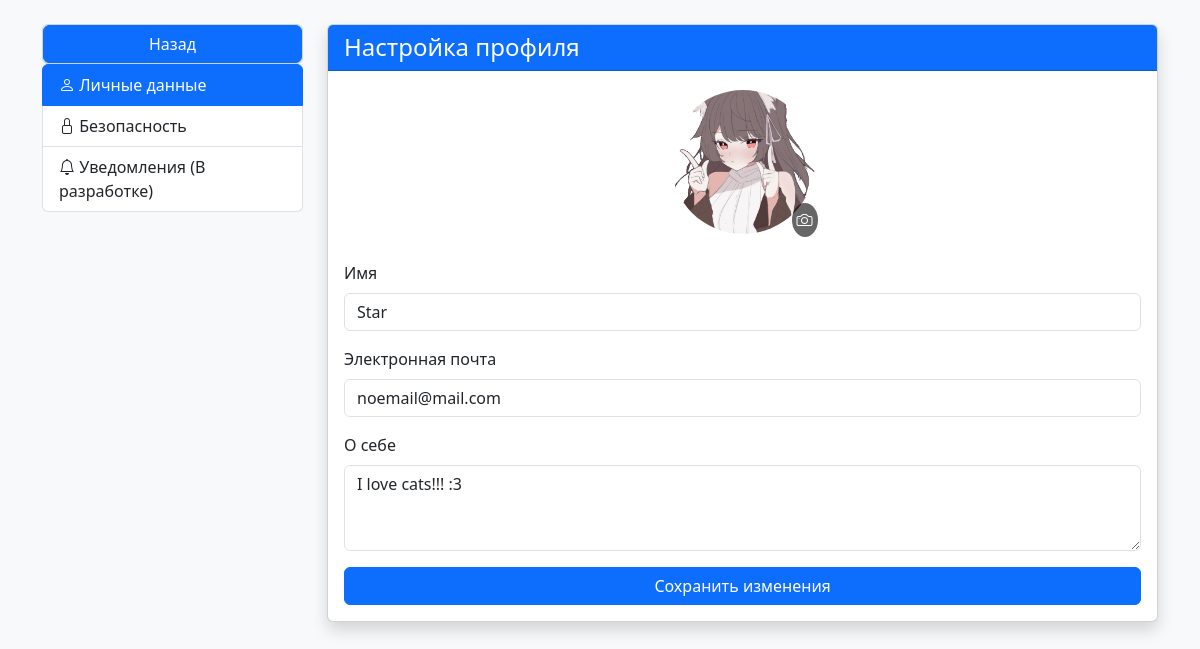
The page /profile (signed in) on the database its author committed.
### models.py (models this page shows, shortened)
class User(db.Model, UserMixin):
    id = db.Column(db.Integer, primary_key=True)
    username = db.Column(db.String(150), nullable=False, unique=True)
    password = db.Column(db.String(150), nullable=False)
    avatar_url = db.Column(db.String(150), nullable=False, default='uploads/default.png')
    email = db.Column(db.String(150), nullable=False, unique=True)
    created_at = db.Column(db.DateTime, default=datetime.utcnow)
    about = db.Column(db.String(500), nullable=True)
    email_notification = db.Column(db.Boolean, nullable=False, default=True)
    popup_notification = db.Column(db.Boolean, nullable=False, default=True)
    sms_notification = db.Column(db.Boolean, nullable=False, default=True)
    friends = db.relationship('User',
                              secondary='friendship',
                              primaryjoin=(id == Friendship.user1_id),
                              secondaryjoin=(id == Friendship.user2_id),
                              backref=db.backref('friends_of', lazy='dynamic'),
                              lazy='dynamic')

### blueprints/dashboard.py (the view)
@dashboard_bp.route('/profile')
@login_required
def profile():
    return render_template('profile.html', user=current_user)

### app.py (called while the page is built)
@login_manager.user_loader
def load_user(user_id):
    return User.query.get(int(user_id))

### templates/profile.html (shortened to what this page needs)
<!doctype html>
<html lang="ru">
  <head>
    <link href="https://cdn.jsdelivr.net/npm/bootstrap@5.3.0/dist/css/bootstrap.min.css" rel="stylesheet">
    <link rel="stylesheet" href="https://cdn.jsdelivr.net/npm/bootstrap-icons@1.10.5/font/bootstrap-icons.css">
  </head>
  <body>
    <div class="container py-4">
      <div class="row">
        <div class="col-md-3 mb-4">
        <div class="card">
            <a class="btn btn-primary" id="back-btn" href="{{ url_for('dashboard.dashboard') }}">Назад</a>
        </div>
          <div class="list-group" id="list-tab" role="tablist">
            <a class="list-group-item list-group-item-action active" id="list-personal-list" data-bs-toggle="list" href="#list-personal" role="tab">
              <i class="bi bi-person"></i> Личные данные
            </a>
            <a class="list-group-item list-group-item-action" id="list-security-list" data-bs-toggle="list" href="#list-security" role="tab">
              <i class="bi bi-lock"></i> Безопасность
            </a>
            <a class="list-group-item list-group-item-action" id="list-notifications-list" data-bs-toggle="list" href="#list-notifications" role="tab">
              <i class="bi bi-bell"></i> Уведомления (В разработке)
            </a>
          </div>
        </div>
        <div class="col-md-9">
          <div class="card shadow">
            <div class="card-header bg-primary text-white">
              <h4 class="mb-0" id="content-title">Настройка профиля</h4>
            </div>
            <div class="card-body">
              <div class="tab-content" id="nav-tabContent">
                <div class="tab-pane fade show active" id="list-personal" role="tabpanel" aria-labelledby="list-personal-list">
                  <form method="post" enctype="multipart/form-data">
                    <div class="text-center mb-4">
                      <div class="img-container">
                        <img src="{{ url_for('static', filename=(current_user.avatar_url or 'uploads/default.png')) }}"
                             alt="Profile Image" class="profile-img">
                        <label for="profileImage" class="upload-icon">
                          <i class="bi bi-camera"></i>
                        </label>
                      </div>
                    </div>
                    <div class="mb-3">
                      <label for="fullName" class="form-label">Имя</label>
                      <input type="text" class="form-control" id="fullName" placeholder="То какое имя будет отображаться в чатах"
                             value="{{ current_user.username }}">
                    </div>
                    <div class="mb-3">
                      <label for="email" class="form-label">Электронная почта</label>
                      <input type="email" class="form-control" id="email" placeholder="Введите email"
                             value="{{ current_user.email if current_user.email else '' }}">
                    </div>
                    <div class="mb-3">
                      <label for="about" class="form-label">О себе</label>
                      <textarea class="form-control" id="about" rows="3" placeholder="Расскажите немного о себе" maxlength="500">{{ current_user.about if current_user.about else '' }}</textarea>
                    </div>
                    <div class="d-grid">
                      <button type="submit" class="btn btn-primary">Сохранить изменения</button>
                    </div>
                  </form>
                </div>
              </div>
            </div>
          </div>
        </div>
      </div>
    </div>
  </body>
</html>

### templates/profile.html (style rules this page uses)
body { background-color: #f8f9fa; }
.profile-img { width: 150px; height: 150px; object-fit: cover; border-radius: 50%; border: 3px solid #fff; }
.img-container { position: relative; display: inline-block; }
.upload-icon { position: absolute; bottom: 0; right: 0; background: rgba(0, 0, 0, 0.6); border-radius: 50%; padding: 5px; color: #fff; }

### rows shown on the page
User: avatar_url (picture), username "Star", email "noemail@mail.com", about "I love cats!!! :3"
